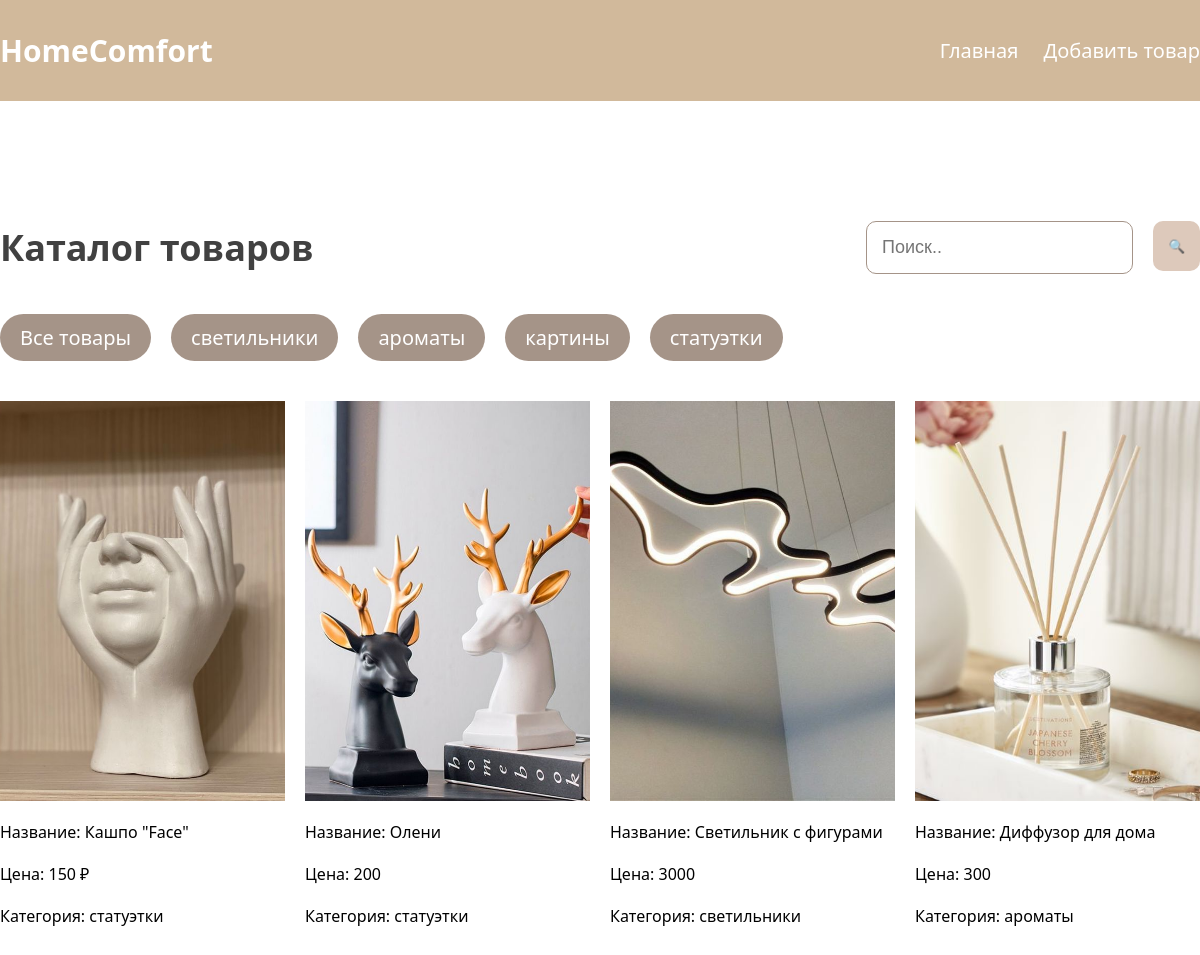
The page / on the database its author committed.
### tables this page shows
CREATE TABLE `category` (
  `id` int(255) NOT NULL,
  `name` varchar(1000) NOT NULL
);

CREATE TABLE `tovars` (
  `id` int(255) NOT NULL,
  `name` varchar(1000) NOT NULL,
  `price` varchar(1000) NOT NULL,
  `img` varchar(1000) NOT NULL,
  `id_category` int(255) NOT NULL
);

### pages/home.php (the view, shortened to what this page needs)
<div class="catalog container">
    <div class="title-search">
        <h2>Каталог товаров</h2>
        <form method="post" class="search" name="search">
            <input type="text" class="input-search" name="name" placeholder="Поиск.." value="<? if (isset($_POST['search'])) echo $_POST['name'] ?>">
            <input type="submit" value="🔍" name="search" class="btn-search">
        </form>
    </div>
    <div class="category">
        <a href="?page=home">Все товары</a>
        <?
        $sql = "SELECT * FROM `category`";
        $res_cat = $connect->query($sql);
        foreach ($res_cat as $cat) { ?>
            <a href="?page=home&cat=<?= $cat['id'] ?>"><?= $cat['name'] ?></a>
        <? } ?>
    </div>
    <div class="cards">
        <?php
        $dopSql = "";
        $sql = "SELECT * FROM `tovars` $dopSql";
        $result = $connect->query($sql);
        if ($res == 0) { ?>
        <? }
        foreach ($result as $tovar) {
            $id = $tovar['id'] ?>
            <div class="card">
                <img src="<?= $tovar['img'] ?>" alt="img">
                <p>Название: <?= $tovar['name'] ?></p>
                <p>Цена: <?= $tovar['price'] ?></p>
                <?
                $id_cat = $tovar['id_category'];
                $sql = "SELECT * FROM `category` WHERE `id`='$id_cat'";
                $res_cat = $connect->query($sql)->fetch(2);
                ?>
                <p>Категория: <?= $res_cat['name'] ?></p>
            </div>
        <? }
        ?>
    </div>
</div>

### index.php (shortened to what this page needs)
<?
require 'incl/connect.php';
?>
<!DOCTYPE html>
<html lang="en">
<head>
    <link rel="stylesheet" href="assets/css/style.css">
</head>
<body>
    <header>
        <div class="header-block container">
            <div class="header-logo">
                <h2>HomeComfort</h2>
            </div>
            <div class="header-nav">
                <a href="?page=home">Главная</a>
            <a href="?page=add">Добавить товар</a>
            </div>
        </div>
    </header>
    <?php
    if (isset($_GET['page'])) {
        $page = $_GET['page'];
        if ($page == 'home') {
            include('pages/home.php');
        } elseif ($page == 'add') {
            include('pages/add.php');
        } else {
            include('pages/home.php');
        }
    } else {
        include('pages/home.php');
    }
    ?>
</body>
</html>

### assets/css/style.css (style rules this page uses)
* { box-sizing: border-box; margin: 0; padding: 0; list-style: none; text-decoration: none; }
body { font-family: system-ui, -apple-system, BlinkMacSystemFont, 'Segoe UI', Roboto, Oxygen, Ubuntu, Cantarell, 'Open Sans', 'Helvetica Neue', sans-serif; }
.container { width: 1200px; margin: 0 auto; }
header { padding: 30px 0; display: flex; align-items: center; gap: 30px; font-size: 20px; background: rgb(209, 185, 155); }
.header-block { display: flex; justify-content: space-between; align-items: center; }
.header-logo h2 { color: #fff; }
.header-nav { display: flex; gap: 25px; }
.header-nav a { color: #fff; font-weight: 500; }
.catalog { padding: 120px 0; display: flex; flex-direction: column; gap: 40px; }
.catalog h2 { font-size: 36px; color: #414141; }
.title-search { display: flex; justify-content: space-between; align-items: center; }
.cards { display: flex; flex-wrap: wrap; gap: 20px; }
.card { width: 285px; display: flex; flex-direction: column; gap: 20px; }
.card img { height: 400px; object-fit: cover; }
.input-search { width: 100%; padding: 15px; border: 1px solid #a59488; border-radius: 10px; font-size: 18px; outline-color: #806756; color: #414141; }
.btn-search { width: 50px; height: 50px; background-color: #ddc9bb; border: none; padding: 0 15px; border-radius: 10px; }
.category { display: flex; gap: 20px; }
.category a { font-size: 20px; padding: 10px 20px; border-radius: 30px; background-color: #a59488; color: #fff; }
.catalog form { display: flex; gap: 20px; }

### rows shown on the page
category: name "светильники"
category: name "ароматы"
category: name "картины"
category: name "статуэтки"
tovars: img (picture), name "Кашпо \"Face\"", price "150 ₽", id_category.name "статуэтки"
tovars: img (picture), name "Олени", price "200", id_category.name "статуэтки"
tovars: img (picture), name "Светильник с фигурами", price "3000", id_category.name "светильники"
tovars: img (picture), name "Диффузор для дома", price "300", id_category.name "ароматы"
